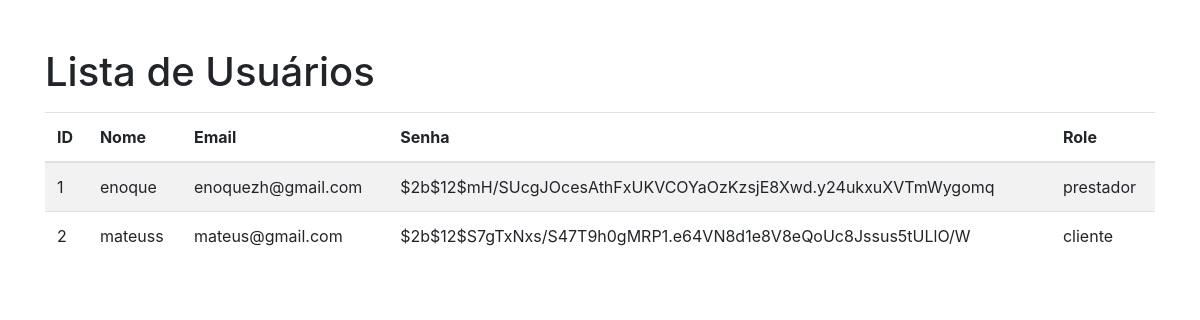
Screenshot of /users with the database file from the repository.
### app.py (models this page shows, shortened)
class User(db.Model, UserMixin):
    id = db.Column(db.Integer, primary_key=True)
    username = db.Column(db.String(20), unique=True, nullable=False)
    email = db.Column(db.String(120), unique=True, nullable=False)
    password = db.Column(db.String(60), nullable=False)
    role = db.Column(db.String(20), nullable=False, default='cliente')
    cliente_id = db.Column(db.Integer, db.ForeignKey('cliente.id'))
    cliente = db.relationship('Cliente', back_populates='usuario', lazy=True)

### app.py (the view)
@app.route('/users')
def show_users():
    users = User.query.all()
    return render_template('users.html', users=users)

### app.py (called while the page is built)
@app.before_request
def create_tables():
    db.create_all()

### templates/users.html (shortened to what this page needs)
<!DOCTYPE html>
<html lang="pt-br">
<head>
    <link rel="stylesheet" href="https://stackpath.bootstrapcdn.com/bootstrap/4.5.2/css/bootstrap.min.css">
</head>
<body>
    <div class="container">
        <h1 class="mt-5">Lista de Usuários</h1>
        <table class="table table-striped mt-3">
            <thead>
                <tr>
                    <th>ID</th>
                    <th>Nome</th>
                    <th>Email</th>
                    <th>Senha</th>
                    <th>Role</th>
                </tr>
            </thead>
            <tbody>
                {% for user in users %}
                <tr>
                    <td>{{ user.id }}</td>
                    <td>{{ user.username }}</td>
                    <td>{{ user.email }}</td>
                    <td>{{ user.password }}</td>
                    <td>{{ user.role }}</td>
                </tr>
                {% else %}
                <tr>
                    <td colspan="5" class="text-center">Nenhum usuário cadastrado</td>
                </tr>
                {% endfor %}
            </tbody>
        </table>
    </div>
</body>
</html>

### rows the page displays
User: id "1", username "enoque", email "enoquezh@gmail.com", password "$2b$12$mH/SUcgJOcesAthFxUKVCOYaOzKzsjE8Xwd.y24ukxuXVTmWygomq", role "prestador"
User: id "2", username "mateuss", email "mateus@gmail.com", password "$2b$12$S7gTxNxs/S47T9h0gMRP1.e64VN8d1e8V8eQoUc8Jssus5tULlO/W", role "cliente"
